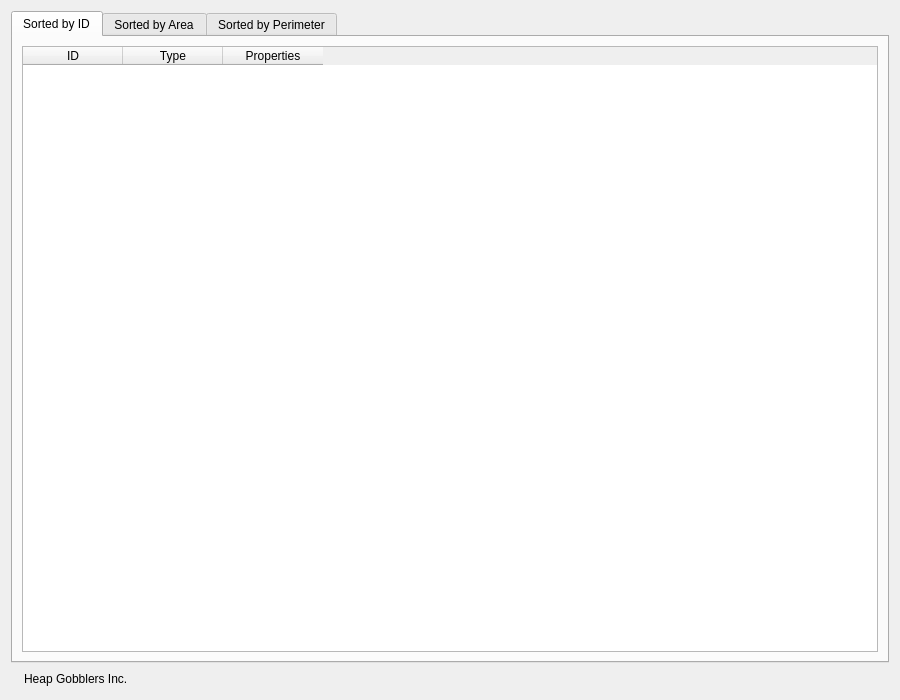
<?xml version="1.0" encoding="UTF-8"?>
<ui version="4.0">
 <class>reports</class>
 <widget class="QDialog" name="reports">
  <property name="geometry">
   <rect>
    <x>0</x>
    <y>0</y>
    <width>900</width>
    <height>700</height>
   </rect>
  </property>
  <property name="windowTitle">
   <string>Shape Reports</string>
  </property>
  <layout class="QVBoxLayout" name="verticalLayout">
   <item>
    <widget class="QTabWidget" name="tabWidget">
     <property name="currentIndex">
      <number>0</number>
     </property>
     <widget class="QWidget" name="tabById">
      <attribute name="title">
       <string>Sorted by ID</string>
      </attribute>
      <layout class="QVBoxLayout" name="verticalLayout_2">
       <item>
        <widget class="QTableWidget" name="tableById">
         <property name="editTriggers">
          <set>QAbstractItemView::NoEditTriggers</set>
         </property>
         <property name="alternatingRowColors">
          <bool>true</bool>
         </property>
         <column>
          <property name="text">
           <string>ID</string>
          </property>
         </column>
         <column>
          <property name="text">
           <string>Type</string>
          </property>
         </column>
         <column>
          <property name="text">
           <string>Properties</string>
          </property>
         </column>
        </widget>
       </item>
      </layout>
     </widget>
     <widget class="QWidget" name="tabByArea">
      <attribute name="title">
       <string>Sorted by Area</string>
      </attribute>
      <layout class="QVBoxLayout" name="verticalLayout_3">
       <item>
        <widget class="QTableWidget" name="tableByArea">
         <property name="editTriggers">
          <set>QAbstractItemView::NoEditTriggers</set>
         </property>
         <property name="alternatingRowColors">
          <bool>true</bool>
         </property>
         <column>
          <property name="text">
           <string>ID</string>
          </property>
         </column>
         <column>
          <property name="text">
           <string>Type</string>
          </property>
         </column>
         <column>
          <property name="text">
           <string>Area</string>
          </property>
         </column>
        </widget>
       </item>
      </layout>
     </widget>
     <widget class="QWidget" name="tabByPerimeter">
      <attribute name="title">
       <string>Sorted by Perimeter</string>
      </attribute>
      <layout class="QVBoxLayout" name="verticalLayout_4">
       <item>
        <widget class="QTableWidget" name="tableByPerimeter">
         <property name="editTriggers">
          <set>QAbstractItemView::NoEditTriggers</set>
         </property>
         <property name="alternatingRowColors">
          <bool>true</bool>
         </property>
         <column>
          <property name="text">
           <string>ID</string>
          </property>
         </column>
         <column>
          <property name="text">
           <string>Type</string>
          </property>
         </column>
         <column>
          <property name="text">
           <string>Perimeter</string>
          </property>
         </column>
        </widget>
       </item>
      </layout>
     </widget>
    </widget>
   </item>
   <item>
    <layout class="QHBoxLayout" name="horizontalLayout">
     <item>
      <widget class="QLabel" name="label_3">
       <property name="maximumSize">
        <size>
         <width>71</width>
         <height>71</height>
        </size>
       </property>
       <property name="pixmap">
        <pixmap>:/images/logo.png</pixmap>
       </property>
       <property name="scaledContents">
        <bool>true</bool>
       </property>
      </widget>
     </item>
     <item>
      <widget class="QLabel" name="label_4">
       <property name="text">
        <string>Heap Gobblers Inc.</string>
       </property>
      </widget>
     </item>
     <item>
      <spacer name="horizontalSpacer">
       <property name="orientation">
        <enum>Qt::Horizontal</enum>
       </property>
       <property name="sizeHint" stdset="0">
        <size>
         <width>40</width>
         <height>20</height>
        </size>
       </property>
      </spacer>
     </item>
    </layout>
   </item>
  </layout>
 </widget>
 <resources/>
 <connections/>
</ui>
